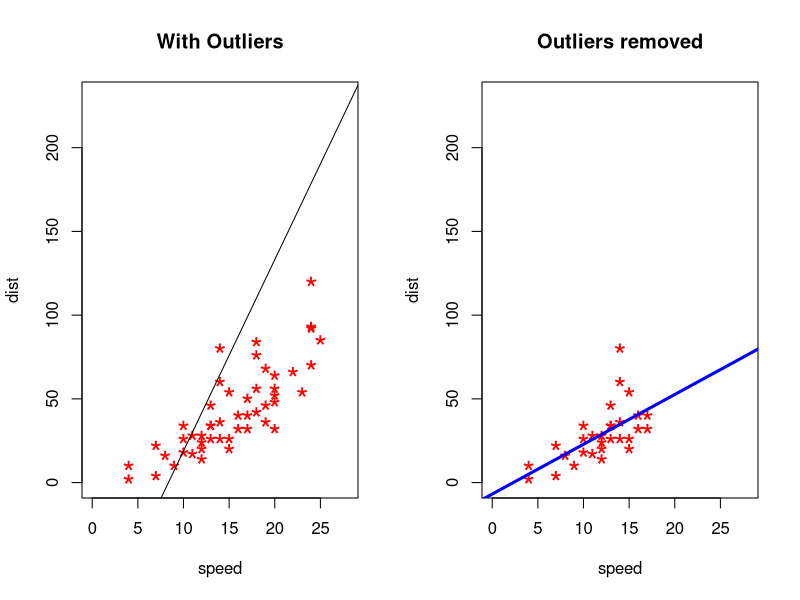

Write R code to recreate this figure.
#Inclass_2-23-2024

#Outlier Examples
#car dataset

cars
str(cars)
dim(cars)
cars1 <- cars[1:30,] #Take first 30 rows 
head(cars1)

#create manual outliers
cars_outliers <- data.frame(speed=c(19,19,20,20,21), dist=c(190,186,210,220,218))
head(cars_outliers)
cars2 <- rbind(cars1, cars_outliers)
help(par) #Query Graphical Parameters

par(mfrow=c(1,2))
plot(cars$speed, cars$dist, xlim=c(0,28), ylim = c(0,230), main="With Outliers", xlab = "speed", ylab = "dist",
     pch="*", col="red", cex=2)
abline(lm(dist ~ speed, data = cars2, col = "blue", lwd = 3, Ity=2))

#Plot of orginal data without outliers
plot(cars1$speed, cars1$dist, xlim=c(0,28), ylim = c(0,230), main = "Outliers removed",
     xlab = "speed", ylab = "dist", pch = "*", col="red", cex=2)
abline(lm(dist~speed, data=cars1), col="blue", lwd=3, Ity=2)
